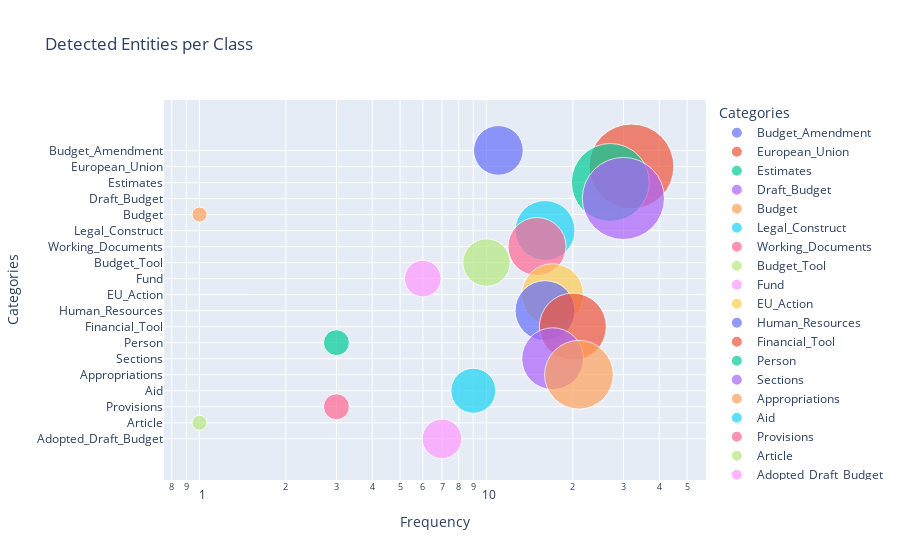

Notebook cell for this chart:
### Code cell
# Bubble Plot - Notebook

import plotly.express as px

fig = px.scatter(total_freq, x="Frequency", y="Categories", size="Frequency", color="Categories",
           hover_name="Categories", log_x=True, size_max=60, title="Detected Entities per Class")
fig.show()

### Figure 1 — Plotly figure (JSON) as saved in the notebook; plotly's stock layout.template omitted (floating-point values rounded to 4 significant figures)
{"data": [{"hovertemplate": "<b>%{hovertext}</b><br><br>Categories=%{y}<br>Frequency=%{marker.size}<extra></extra>", "hovertext": ["Budget_Amendment"], "legendgroup": "Budget_Amendment", "marker": {"color": "#636efa", "size": [11], "sizemode": "area", "sizeref": 0.008889, "symbol": "circle"}, "mode": "markers", "name": "Budget_Amendment", "orientation": "h", "showlegend": true, "type": "scatter", "x": [11], "xaxis": "x", "y": ["Budget_Amendment"], "yaxis": "y"}, {"hovertemplate": "<b>%{hovertext}</b><br><br>Categories=%{y}<br>Frequency=%{marker.size}<extra></extra>", "hovertext": ["European_Union"], "legendgroup": "European_Union", "marker": {"color": "#EF553B", "size": [32], "sizemode": "area", "sizeref": 0.008889, "symbol": "circle"}, "mode": "markers", "name": "European_Union", "orientation": "h", "showlegend": true, "type": "scatter", "x": [32], "xaxis": "x", "y": ["European_Union"], "yaxis": "y"}, {"hovertemplate": "<b>%{hovertext}</b><br><br>Categories=%{y}<br>Frequency=%{marker.size}<extra></extra>", "hovertext": ["Estimates"], "legendgroup": "Estimates", "marker": {"color": "#00cc96", "size": [27], "sizemode": "area", "sizeref": 0.008889, "symbol": "circle"}, "mode": "markers", "name": "Estimates", "orientation": "h", "showlegend": true, "type": "scatter", "x": [27], "xaxis": "x", "y": ["Estimates"], "yaxis": "y"}, {"hovertemplate": "<b>%{hovertext}</b><br><br>Categories=%{y}<br>Frequency=%{marker.size}<extra></extra>", "hovertext": ["Draft_Budget"], "legendgroup": "Draft_Budget", "marker": {"color": "#ab63fa", "size": [30], "sizemode": "area", "sizeref": 0.008889, "symbol": "circle"}, "mode": "markers", "name": "Draft_Budget", "orientation": "h", "showlegend": true, "type": "scatter", "x": [30], "xaxis": "x", "y": ["Draft_Budget"], "yaxis": "y"}, {"hovertemplate": "<b>%{hovertext}</b><br><br>Categories=%{y}<br>Frequency=%{marker.size}<extra></extra>", "hovertext": ["Budget"], "legendgroup": "Budget", "marker": {"color": "#FFA15A", "size": [1], "sizemode": "area", "sizeref": 0.008889, "symbol": "circle"}, "mode": "markers", "name": "Budget", "orientation": "h", "showlegend": true, "type": "scatter", "x": [1], "xaxis": "x", "y": ["Budget"], "yaxis": "y"}, {"hovertemplate": "<b>%{hovertext}</b><br><br>Categories=%{y}<br>Frequency=%{marker.size}<extra></extra>", "hovertext": ["Legal_Construct"], "legendgroup": "Legal_Construct", "marker": {"color": "#19d3f3", "size": [16], "sizemode": "area", "sizeref": 0.008889, "symbol": "circle"}, "mode": "markers", "name": "Legal_Construct", "orientation": "h", "showlegend": true, "type": "scatter", "x": [16], "xaxis": "x", "y": ["Legal_Construct"], "yaxis": "y"}, {"hovertemplate": "<b>%{hovertext}</b><br><br>Categories=%{y}<br>Frequency=%{marker.size}<extra></extra>", "hovertext": ["Working_Documents"], "legendgroup": "Working_Documents", "marker": {"color": "#FF6692", "size": [15], "sizemode": "area", "sizeref": 0.008889, "symbol": "circle"}, "mode": "markers", "name": "Working_Documents", "orientation": "h", "showlegend": true, "type": "scatter", "x": [15], "xaxis": "x", "y": ["Working_Documents"], "yaxis": "y"}, {"hovertemplate": "<b>%{hovertext}</b><br><br>Categories=%{y}<br>Frequency=%{marker.size}<extra></extra>", "hovertext": ["Budget_Tool"], "legendgroup": "Budget_Tool", "marker": {"color": "#B6E880", "size": [10], "sizemode": "area", "sizeref": 0.008889, "symbol": "circle"}, "mode": "markers", "name": "Budget_Tool", "orientation": "h", "showlegend": true, "type": "scatter", "x": [10], "xaxis": "x", "y": ["Budget_Tool"], "yaxis": "y"}, {"hovertemplate": "<b>%{hovertext}</b><br><br>Categories=%{y}<br>Frequency=%{marker.size}<extra></extra>", "hovertext": ["Fund"], "legendgroup": "Fund", "marker": {"color": "#FF97FF", "size": [6], "sizemode": "area", "sizeref": 0.008889, "symbol": "circle"}, "mode": "markers", "name": "Fund", "orientation": "h", "showlegend": true, "type": "scatter", "x": [6], "xaxis": "x", "y": ["Fund"], "yaxis": "y"}, {"hovertemplate": "<b>%{hovertext}</b><br><br>Categories=%{y}<br>Frequency=%{marker.size}<extra></extra>", "hovertext": ["EU_Action"], "legendgroup": "EU_Action", "marker": {"color": "#FECB52", "size": [17], "sizemode": "area", "sizeref": 0.008889, "symbol": "circle"}, "mode": "markers", "name": "EU_Action", "orientation": "h", "showlegend": true, "type": "scatter", "x": [17], "xaxis": "x", "y": ["EU_Action"], "yaxis": "y"}, {"hovertemplate": "<b>%{hovertext}</b><br><br>Categories=%{y}<br>Frequency=%{marker.size}<extra></extra>", "hovertext": ["Human_Resources"], "legendgroup": "Human_Resources", "marker": {"color": "#636efa", "size": [16], "sizemode": "area", "sizeref": 0.008889, "symbol": "circle"}, "mode": "markers", "name": "Human_Resources", "orientation": "h", "showlegend": true, "type": "scatter", "x": [16], "xaxis": "x", "y": ["Human_Resources"], "yaxis": "y"}, {"hovertemplate": "<b>%{hovertext}</b><br><br>Categories=%{y}<br>Frequency=%{marker.size}<extra></extra>", "hovertext": ["Financial_Tool"], "legendgroup": "Financial_Tool", "marker": {"color": "#EF553B", "size": [20], "sizemode": "area", "sizeref": 0.008889, "symbol": "circle"}, "mode": "markers", "name": "Financial_Tool", "orientation": "h", "showlegend": true, "type": "scatter", "x": [20], "xaxis": "x", "y": ["Financial_Tool"], "yaxis": "y"}, {"hovertemplate": "<b>%{hovertext}</b><br><br>Categories=%{y}<br>Frequency=%{marker.size}<extra></extra>", "hovertext": ["Person"], "legendgroup": "Person", "marker": {"color": "#00cc96", "size": [3], "sizemode": "area", "sizeref": 0.008889, "symbol": "circle"}, "mode": "markers", "name": "Person", "orientation": "h", "showlegend": true, "type": "scatter", "x": [3], "xaxis": "x", "y": ["Person"], "yaxis": "y"}, {"hovertemplate": "<b>%{hovertext}</b><br><br>Categories=%{y}<br>Frequency=%{marker.size}<extra></extra>", "hovertext": ["Sections"], "legendgroup": "Sections", "marker": {"color": "#ab63fa", "size": [17], "sizemode": "area", "sizeref": 0.008889, "symbol": "circle"}, "mode": "markers", "name": "Sections", "orientation": "h", "showlegend": true, "type": "scatter", "x": [17], "xaxis": "x", "y": ["Sections"], "yaxis": "y"}, {"hovertemplate": "<b>%{hovertext}</b><br><br>Categories=%{y}<br>Frequency=%{marker.size}<extra></extra>", "hovertext": ["Appropriations"], "legendgroup": "Appropriations", "marker": {"color": "#FFA15A", "size": [21], "sizemode": "area", "sizeref": 0.008889, "symbol": "circle"}, "mode": "markers", "name": "Appropriations", "orientation": "h", "showlegend": true, "type": "scatter", "x": [21], "xaxis": "x", "y": ["Appropriations"], "yaxis": "y"}, {"hovertemplate": "<b>%{hovertext}</b><br><br>Categories=%{y}<br>Frequency=%{marker.size}<extra></extra>", "hovertext": ["Aid"], "legendgroup": "Aid", "marker": {"color": "#19d3f3", "size": [9], "sizemode": "area", "sizeref": 0.008889, "symbol": "circle"}, "mode": "markers", "name": "Aid", "orientation": "h", "showlegend": true, "type": "scatter", "x": [9], "xaxis": "x", "y": ["Aid"], "yaxis": "y"}, {"hovertemplate": "<b>%{hovertext}</b><br><br>Categories=%{y}<br>Frequency=%{marker.size}<extra></extra>", "hovertext": ["Provisions"], "legendgroup": "Provisions", "marker": {"color": "#FF6692", "size": [3], "sizemode": "area", "sizeref": 0.008889, "symbol": "circle"}, "mode": "markers", "name": "Provisions", "orientation": "h", "showlegend": true, "type": "scatter", "x": [3], "xaxis": "x", "y": ["Provisions"], "yaxis": "y"}, {"hovertemplate": "<b>%{hovertext}</b><br><br>Categories=%{y}<br>Frequency=%{marker.size}<extra></extra>", "hovertext": ["Article"], "legendgroup": "Article", "marker": {"color": "#B6E880", "size": [1], "sizemode": "area", "sizeref": 0.008889, "symbol": "circle"}, "mode": "markers", "name": "Article", "orientation": "h", "showlegend": true, "type": "scatter", "x": [1], "xaxis": "x", "y": ["Article"], "yaxis": "y"}, {"hovertemplate": "<b>%{hovertext}</b><br><br>Categories=%{y}<br>Frequency=%{marker.size}<extra></extra>", "hovertext": ["Adopted_Draft_Budget"], "legendgroup": "Adopted_Draft_Budget", "marker": {"color": "#FF97FF", "size": [7], "sizemode": "area", "sizeref": 0.008889, "symbol": "circle"}, "mode": "markers", "name": "Adopted_Draft_Budget", "orientation": "h", "showlegend": true, "type": "scatter", "x": [7], "xaxis": "x", "y": ["Adopted_Draft_Budget"], "yaxis": "y"}], "layout": {"legend": {"itemsizing": "constant", "title": {"text": "Categories"}, "tracegroupgap": 0}, "title": {"text": "Detected Entities per Class"}, "xaxis": {"anchor": "y", "domain": [0, 1], "title": {"text": "Frequency"}, "type": "log"}, "yaxis": {"anchor": "x", "categoryarray": ["Adopted_Draft_Budget", "Article", "Provisions", "Aid", "Appropriations", "Sections", "Person", "Financial_Tool", "Human_Resources", "EU_Action", "Fund", "Budget_Tool", "Working_Documents", "Legal_Construct", "Budget", "Draft_Budget", "Estimates", "European_Union", "Budget_Amendment"], "categoryorder": "array", "domain": [0, 1], "title": {"text": "Categories"}}}}
